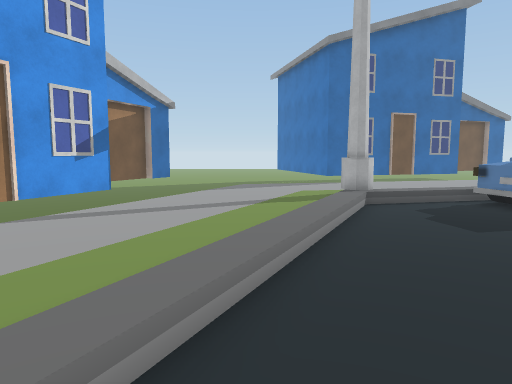
View 1 (above)

20 first-person views from a walk through a 3-D level made in the Unity game engine. The camera is 1.5 m above the floor, tilts 6° down and sees 70° across. The floor is counted in squares, 1 m on a side. Each view is taken from the middle of a square. On the plan, view 1 faces up. The plan holds only what a view shows up to about 16 squares ahead; the rest is blank. The place goes on beyond the plan. Some animated figures are not drawn. Some surface patterns are stand-ins.

View 2
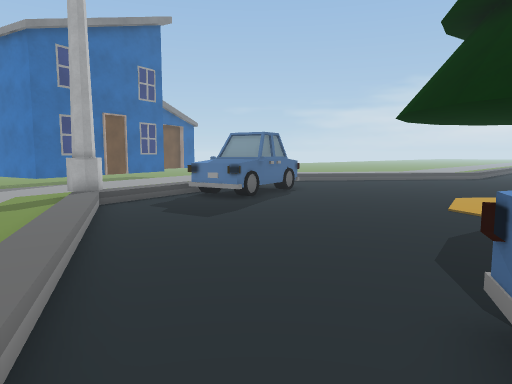

View 3
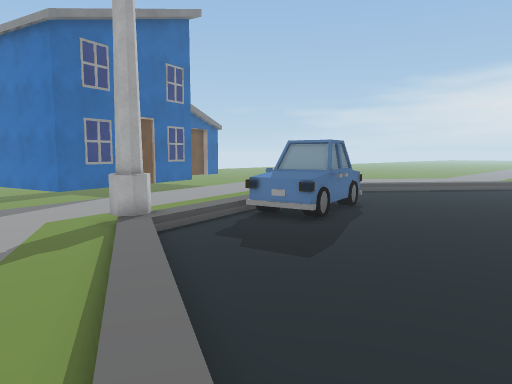

View 4
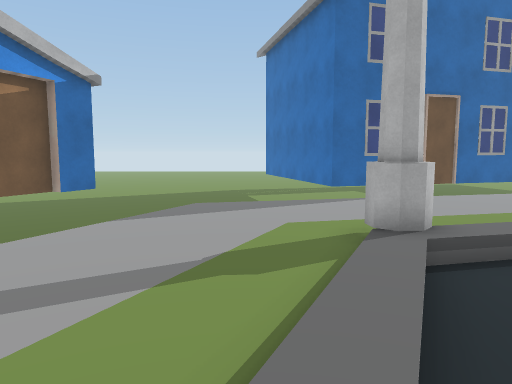

View 5
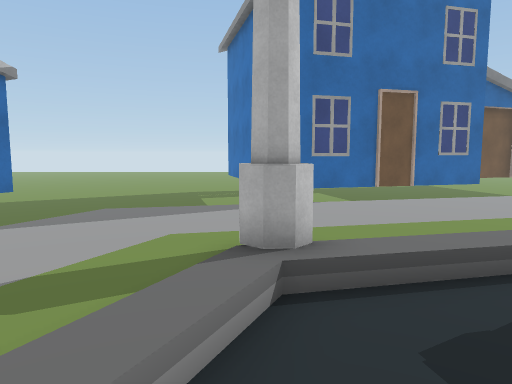

View 6
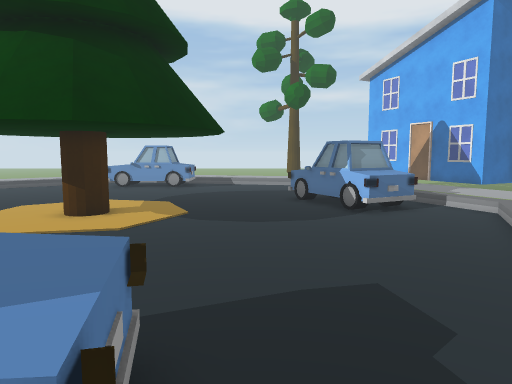

View 7
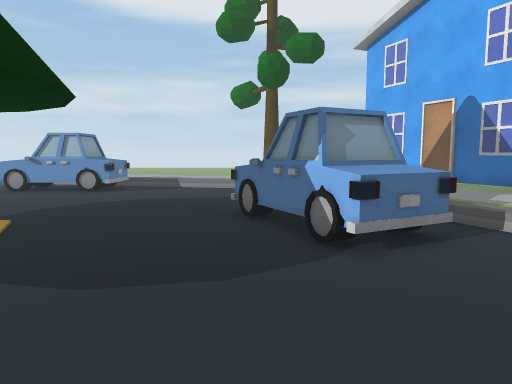

View 8
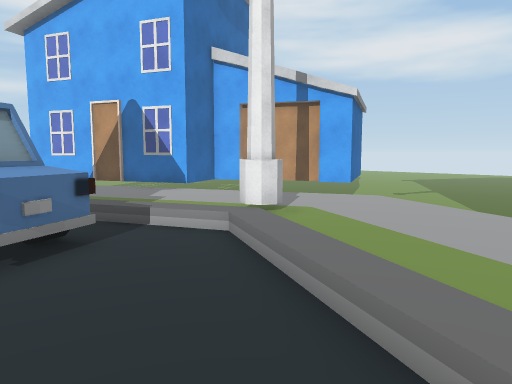

View 9
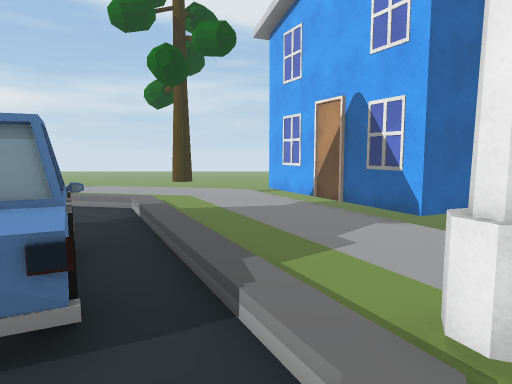

View 10
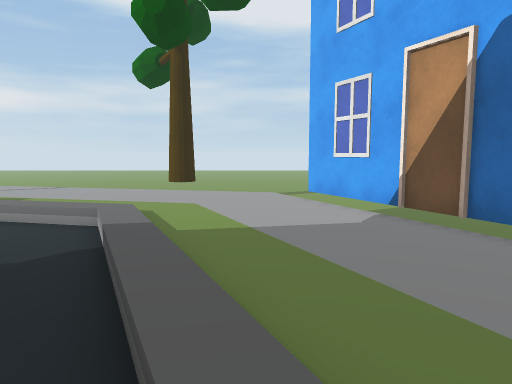

View 11
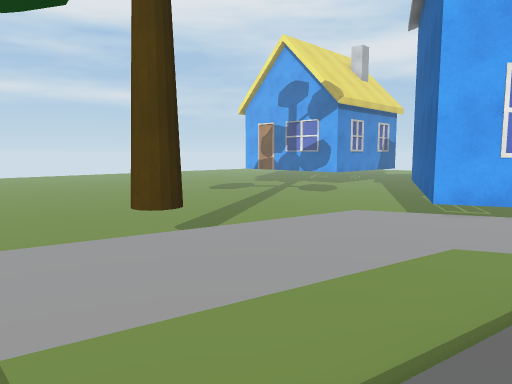

View 12
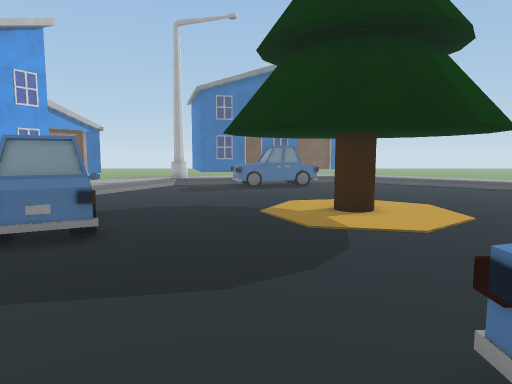

View 13
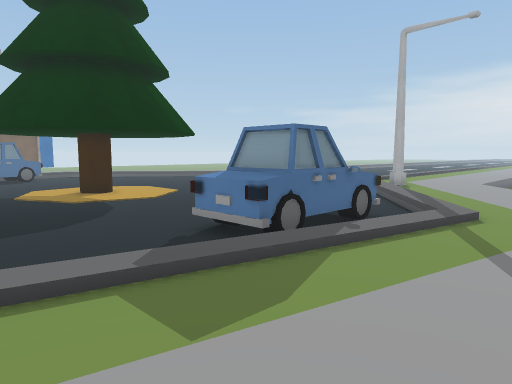

View 14
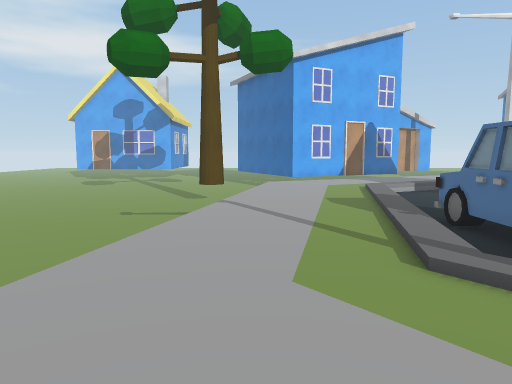

View 15
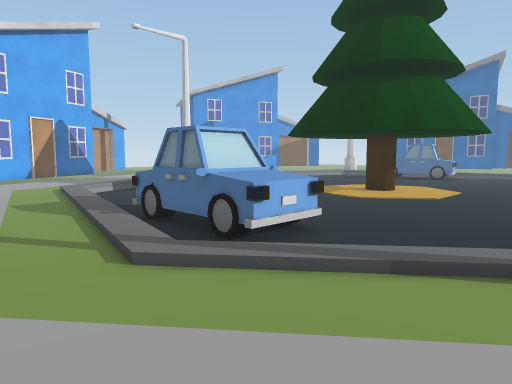

View 16
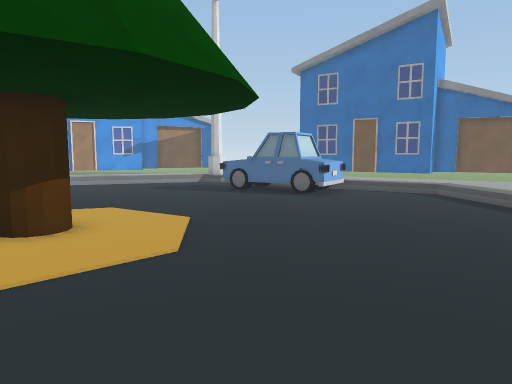

View 17
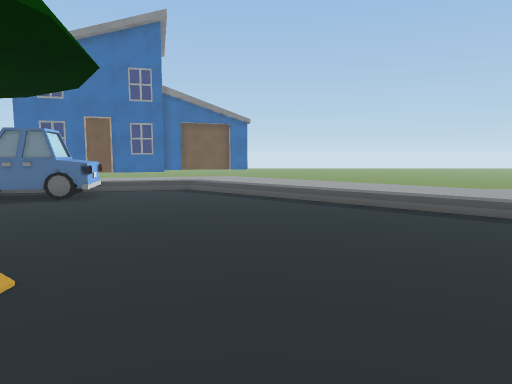

View 18
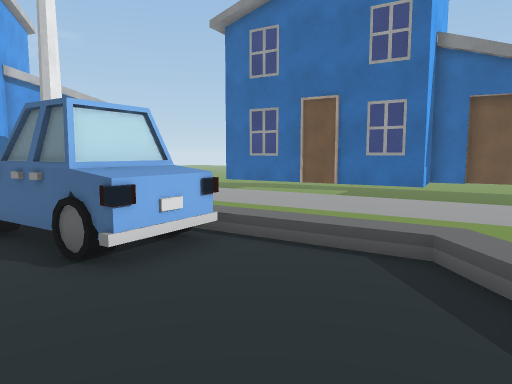

View 19
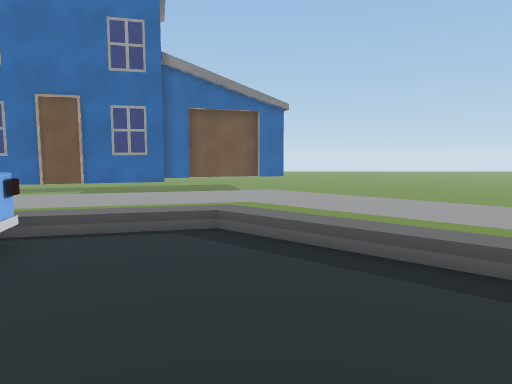

View 20
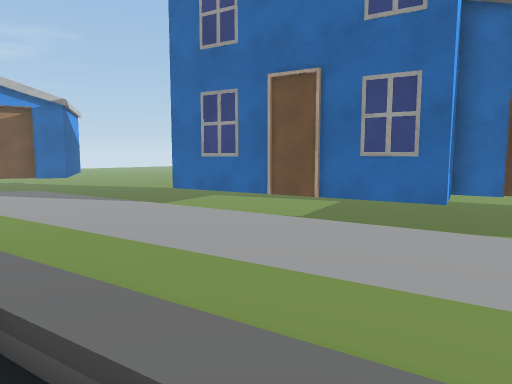

### Floor plan
Key: @ floor where view 1 was taken; # wall or solid block; . main floor; : floor 0.25 m higher than the main floor; - floor 0.5 m lower than the main floor; / step, stairs or slope; = window, fence, low wall or low ledge; v drop or lower ground; C car; H house; T tree.
Columns run from 8 left of view 1 to 19 right of it. Each row starts with its distance up from view 1.
 22 -----------#       #
 21 -----------#       #
 20  ----------#  #####
 19    -------  H##H    -=v:
 18     ---         -==/::::::
 17    #--      ===::::::::::::-
 16   ##--  =v=:::::::::::::::::
 15   #--  =::::::::::::::::::::
 14    --  ::::::::::::::///::::
 13       =::::::::::////////:::
 12    #  /::::#///://CC....//::
 11    # =:::::///.CCCCC.....//
 10   ## /:::://...CCCCC......//
  9   ##=::::::....CCC........./
  8     ::::://.................
  7     :::::/..................
  6     :::://..................
  5    :::::/...................
  4   =:::://...................
  3  v:::::/....................
  2  =:::://....................
  1 =:::::/...C........T........
  0  ::::#//@CCC................
 -1  =:::://.CCC.............. .
 -2   ::::://.CCC.............
 -3    :::://.CCCC............
 -4   =::::://.CC.............
 -5    =:::://................
 -6   #H:::::/................
 -7  ####:::://................
 -8     #:::::/.......CCCCC..../
 -9     ##:::://......CCCCC...//
-10      #:::::/:///..CCCCC..//:
-11      #H::::::://////...///::
-12      ##::::::::::://////::::
-13      ##=::::::::::::::/::::
-14   #### =::::::::::::::::::
-15 ###--    =-=:::::::::::::: :
-16 #-----       =-=::::::::::
-17 ---------  T--    =-=::::v
-18  ------------------   =-
-19   --------------------
-20    -------------------
-21     ----------------

Where each view was taken, in squares from view 1:
view 1: 0 up, 0 right, facing up
view 2: 0 up, 1 left, facing up-right
view 3: 3 up, 1 left, facing up-right
view 4: 6 up, 1 right, facing up
view 5: 7 up, 3 right, facing up
view 6: 12 up, 6 right, facing down
view 7: 6 up, 4 right, facing down
view 8: 6 up, 3 right, facing down-left
view 9: 3 up, 1 left, facing down
view 10: 2 down, 0 right, facing down
view 11: 10 down, 7 right, facing down-left
view 12: 11 down, 8 right, facing up
view 13: 15 down, 5 right, facing up-right
view 14: 15 down, 19 right, facing left
view 15: 15 down, 19 right, facing up-left
view 16: 1 down, 19 right, facing up-left
view 17: 2 down, 17 right, facing up
view 18: 8 up, 16 right, facing up-left
view 19: 6 up, 15 right, facing up
view 20: 12 up, 14 right, facing up-left
